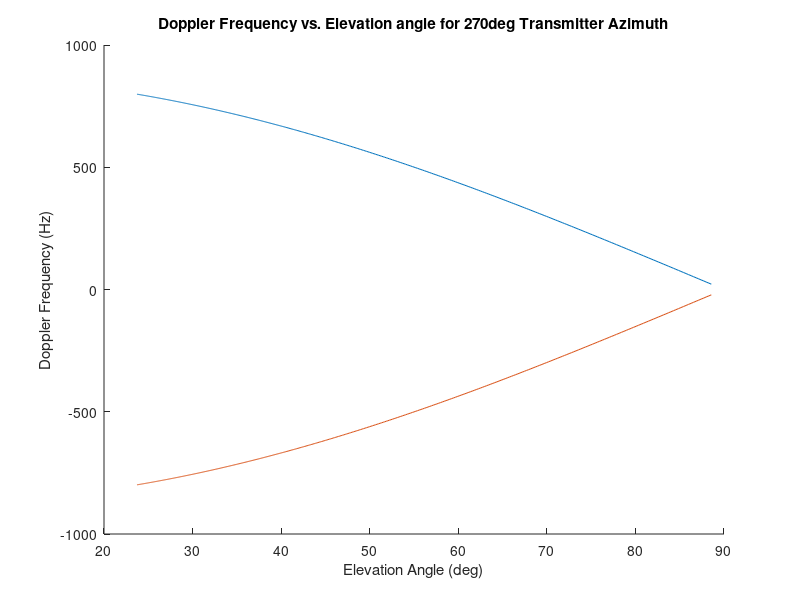
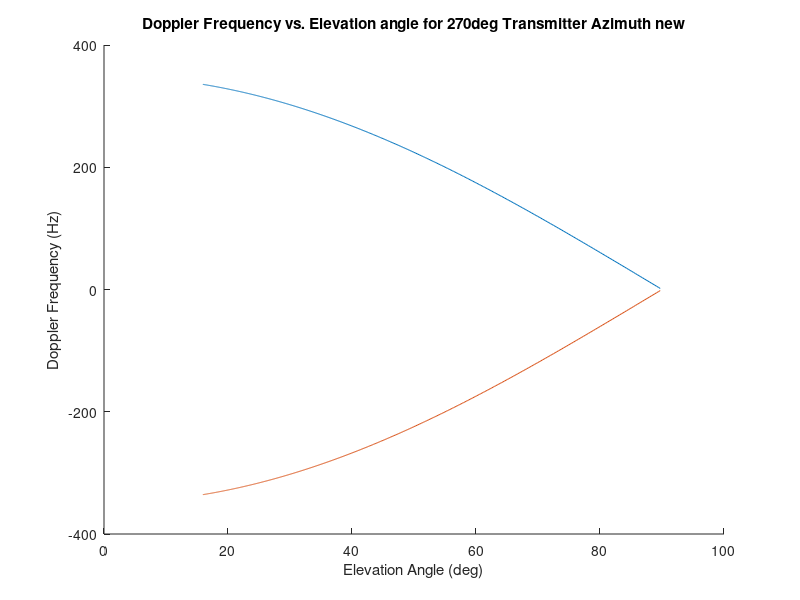

MATLAB code for these plots, in order:
%max doppler 270deg offset rx
%looks great :)
clear;
RPM = 250;%changed
Altitude = 200;
fc = 1e9;
c = 3e8;

%max doppler for reflection radius
Reflection_radius = 5;
v = ((2*pi)/60)*RPM*Reflection_radius;
max_fd = 2*(v*fc)/c;

%Rx position (might not be needed)
Rx_z = 2;
Rx_y = 7;
Rx_x = 0;

Tx_radius = 0:1:450;
elevation_angle = atan(Altitude./(Tx_radius + Reflection_radius));
doppler_plus = max_fd*cos(elevation_angle);
doppler_minus = -max_fd*cos(elevation_angle);
hold on
plot(360*elevation_angle/(2*pi),doppler_plus)
plot(360*elevation_angle/(2*pi),doppler_minus)
hold off
xlabel('Elevation Angle (deg)');
ylabel('Doppler Frequency (Hz)');
title('Doppler Frequency vs. Elevation angle for 270deg Transmitter Azimuth');

 i = 0.01:.01:7;
 el = fliplr(atan(2./i));
 v = ((2*pi)/60)*RPM*2;
 max_fd = 2*(v*fc)/c;
 doppler_plus = max_fd.*cos(el);
 doppler_minus = -max_fd.*cos(el);
 figure;
 hold on
 plot(360*el/(2*pi),doppler_plus)
 plot(360*el/(2*pi),doppler_minus)
 hold off
 xlabel('Elevation Angle (deg)');
 ylabel('Doppler Frequency (Hz)');
 title('Doppler Frequency vs. Elevation angle for 270deg Transmitter Azimuth new');
